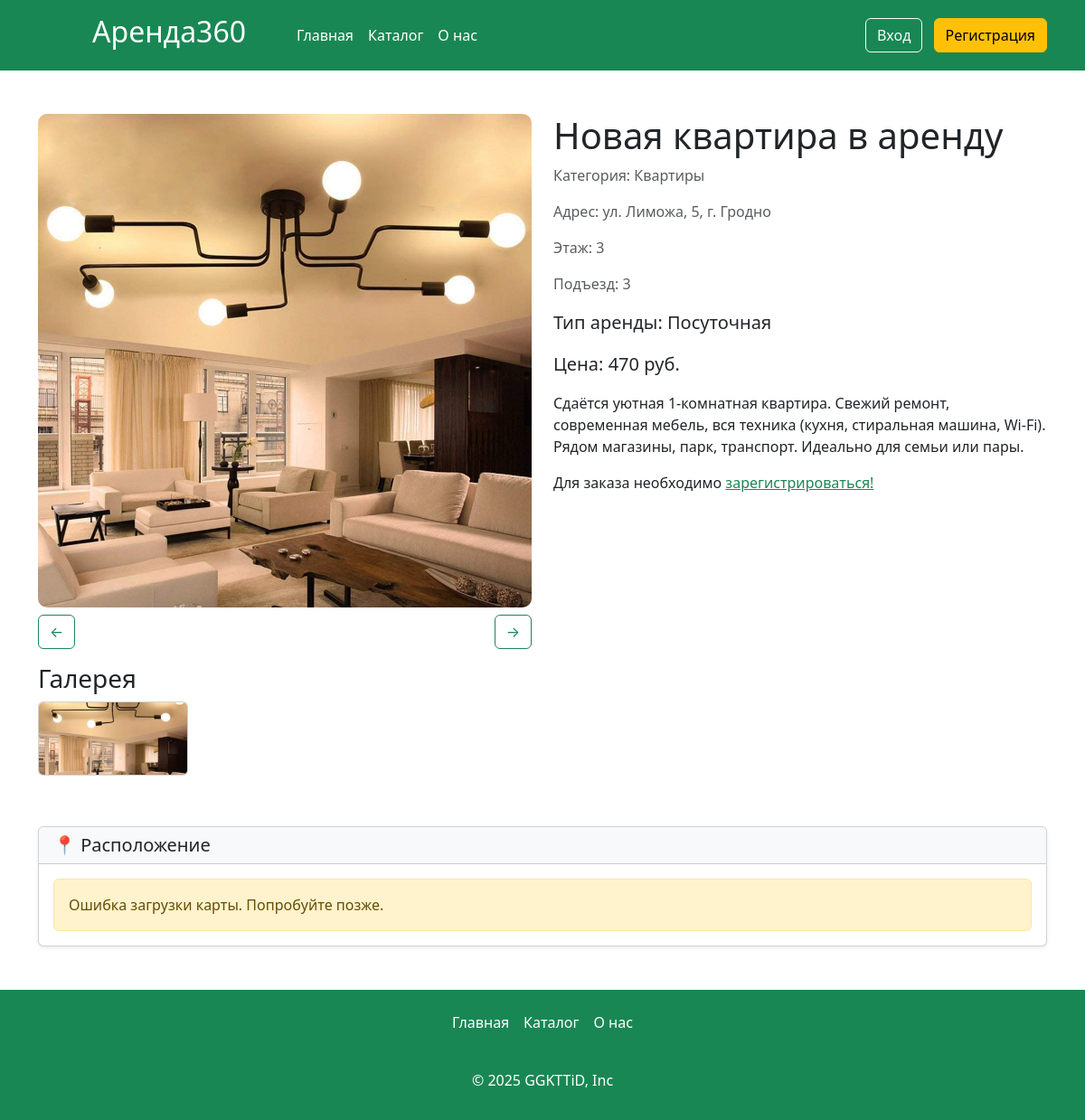
Page /card/5 on the earlier database version.
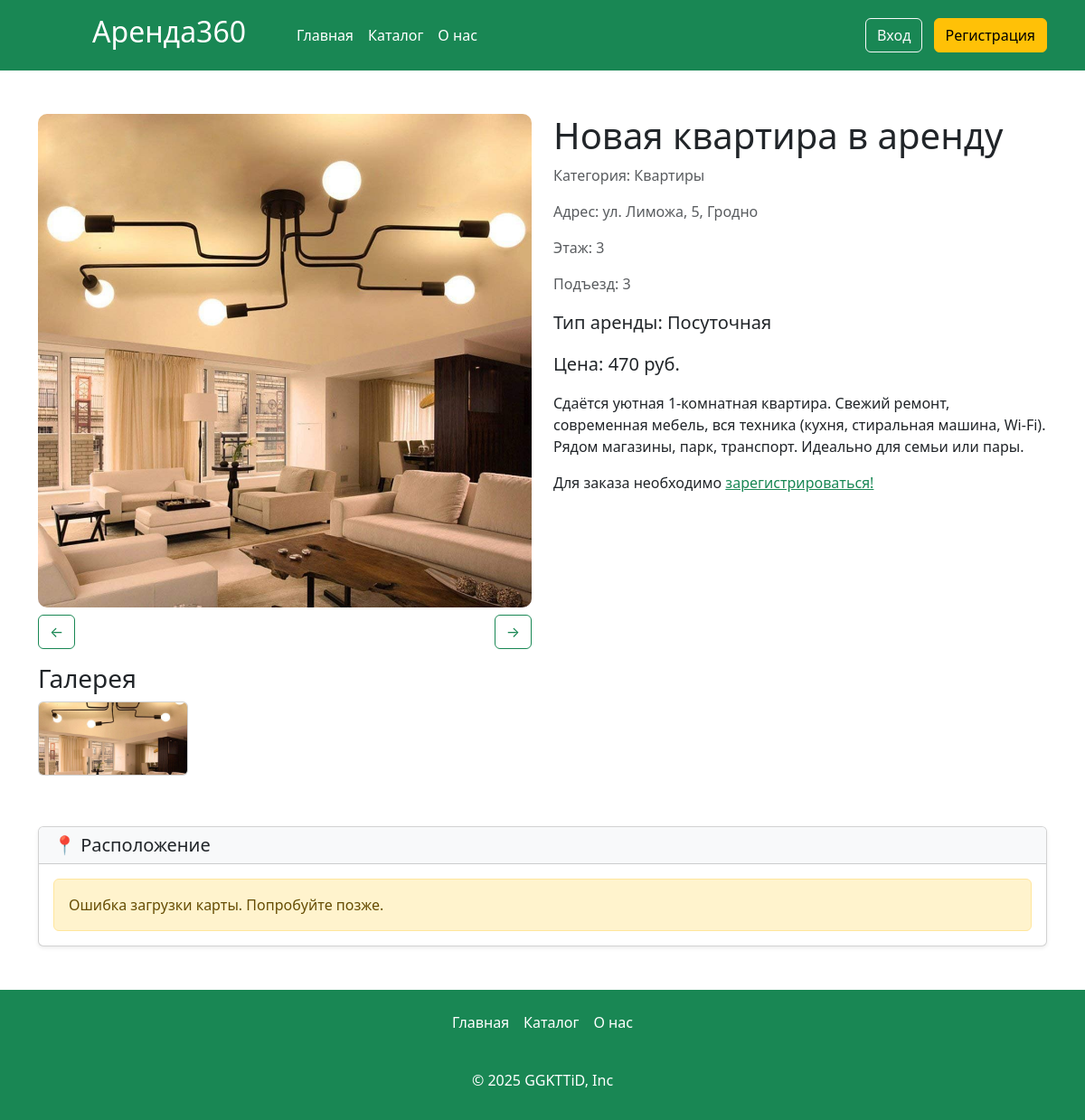
Same page on the later database version.
### app.py (models this page shows, shortened)
class Articles(db.Model):
    id = db.Column(db.Integer,primary_key=True)
    title = db.Column(db.String(100))
    text = db.Column(db.Text)
    image_name = db.Column(db.String(100))
    category = db.Column(db.String(100))
    price = db.Column(db.Integer)
    floor = db.Column(db.Integer)
    entrance = db.Column(db.Integer)
    type_app = db.Column(db.String(100))
    address= db.Column(db.String(100))
    count_rooms = db.Column(db.Integer)
    hide = db.Column(db.Boolean, default=True)
    id_user = db.Column(db.Integer, db.ForeignKey('users.id'))
    orders = db.relationship('Orders', backref='article', lazy=True)
    images = db.relationship('Image', backref='article', lazy=True, cascade="all, delete-orphan")

### app.py (the view, shortened to what this page needs)
@app.route('/card/<int:id>', methods=['GET', 'POST'])
def card(id):
    article = Articles.query.get(id)
    if not article or article.hide:
        abort(404)
    check = Orders.query.filter_by(id_article=article.id).all()
    images = Image.query.filter_by(article_id=id).all()
    return render_template("card.html",article=article,check=check,images=images)

### app.py (called while the page is built)
@app.context_processor
def inject_unread_messages():
    if 'name' in session:
        current_user = Users.query.filter_by(email=session['name']).first()
        unread_count = Messages.query.filter_by(recipient_id=current_user.id, is_read=False).count()
        return dict(unread_messages=unread_count)
    return dict(unread_messages=0)

@app.context_processor
def inject_user():
    def get_user_name():
        if 'name' in session:
            return Users.query.filter_by(email=session['name']).first()
    return dict(active_user=get_user_name())

@app.context_processor
def inject_unread_count():
    if 'name' in session:
        user = Users.query.filter_by(email=session['name']).first()
        if user:
            unread_count = Notification.query.filter_by(user_id=user.id, is_read=False).count()
            return dict(unread_notifications=unread_count)
    return dict(unread_notifications=0)

### templates/card.html (shortened to what this page needs)
{% extends 'base.html' %}
{% block main %}
    <main>
        <div class="container my-5">
            <div class="row">
                <div class="col-md-6">
                    <div class="gallery-main">
                        <img id="mainImage" src="../../static/img/upload/{{article.image_name}}" width="100%" alt="Основное изображение товара">
                        <div class="image-navigation my-2 d-flex justify-content-between">
                            <button class="btn btn-outline-success prev-btn" onclick="prevImage()">←</button>
                            <button class="btn btn-outline-success next-btn" onclick="nextImage()">→</button>
                        </div>
                        <div class="row gallery-thumbnails my-3">
                          <h3>Галерея</h3>
                          <div class="col-md-4 mb-3">
                                <div class="card">
                                    <img src="../../static/img/upload/{{article.image_name}}" onclick="changeImage(this.src)" class="card-img-top" alt="Дополнительное изображение">
                                </div>
                            </div>
                        </div>
                    </div>
                </div>
                <div class="col-md-6">
                    <h1>{{article.title}}</h1>
                    <p class="text-muted">Категория: {{article.category}}</p>
                    <p class="text-muted">Адрес: {{article.address}}</p>
                    {%if article.floor%}
                    <p class="text-muted">Этаж: {{article.floor}}</p>
                    {%endif%}
                    {%if article.entrance%}
                    <p class="text-muted">Подъезд: {{article.entrance}}</p>
                    {%endif%}
                    <p class="lead">Тип аренды: <strong>{{article.type_app}}</strong></p>
                    <p class="lead">Цена: <strong>{{article.price}} руб.</strong></p>
                    {% autoescape false %} {{article.text}} {% endautoescape %}
                   {%if not active_user  %}
                   <p>Для заказа необходимо <a href="/reg" class="text-success">зарегистрироваться!</a> </p>
 {%endif%}
            </div>
        </div>
         <div class="card shadow-sm my-4">
            <div class="card-header bg-light">
                <h5 class="card-title mb-0">📍 Расположение</h5>
            </div>
            <div class="card-body p-0">
                <div id="map-error" class="alert alert-warning m-3 d-none">
                </div>
            </div>
        </div>
    </main>
    {% endblock %}

### templates/base.html (shortened to what this page needs)
<!DOCTYPE html>
<html lang="en">
  <head>
    <link
      href="{{ url_for('static', filename='css/bootstrap.min.css') }}"
      rel="stylesheet"
    />
    <link rel="stylesheet" href="{{ url_for('static', filename='css/style.css') }}" />
    <link rel="stylesheet" href="https://cdn.jsdelivr.net/npm/flatpickr/dist/flatpickr.min.css">
<link
  rel="stylesheet"
  href="https://unpkg.com/leaflet@1.9.4/dist/leaflet.css"
/>
  </head>
  <body>
    <header class="p-3 text-bg-success">
      <div class="container">
        <div
          class="d-flex flex-wrap align-items-center justify-content-center justify-content-lg-start"
        >
          <a
            href="/"
            class="d-flex align-items-center mb-2 mb-lg-0 text-white text-decoration-none"
          >
            <h2>Аренда360</h2>
          </a>
          <ul
            class="nav col-12 col-lg-auto me-lg-auto mx-5 mb-2 justify-content-center mb-md-0"
          >
            <li>
              <a href="/" class="nav-link px-2 text-white">Главная</a>
            </li>
            <li><a href="/catalog" class="nav-link px-2 text-white">Каталог</a></li>
            <li>
              <a href="/about" class="nav-link px-2 text-white">О нас</a>
            </li>
          </ul>
          <div class="text-end">
            {%if 'name' in session and active_user %}
            <a href="/my_chats" class="btn btn-outline-light me-2">Мои чаты <span class="badge bg-danger">{{ unread_messages }}</span></a>
            <a href="/profile" class="btn btn-outline-light me-2 position-relative">
              Профиль
              {% if unread_notifications > 0 %}
            <span class="position-absolute top-0 start-100 translate-middle badge rounded-pill bg-danger">
                {{ unread_notifications }}
            </span>
            {% endif %}
            </a>
            <a href="/logout"  class="btn btn-warning">Выйти</a>
            {% else %}
            <a href="/login" class="btn btn-outline-light me-2">Вход</a>
             <a href="/reg"  class="btn btn-warning">Регистрация</a>
             {%endif%}
          </div>
        </div>
      </div>
    </header>
    {% block main %} {% endblock %}
    <footer class="py-3 text-bg-success">
      <ul class="nav justify-content-center pb-3 mb-3">
        <li class="nav-item">
          <a href="/" class="nav-link px-2 text-white">Главная</a>
        </li>
        <li class="nav-item">
          <a href="/catalog" class="nav-link px-2 text-white">Каталог</a>
        </li>
        <li class="nav-item">
          <a href="/about" class="nav-link px-2 text-white">О нас</a>
        </li>
      </ul>
      <p class="text-center text-body-white">© 2025 GGKTTiD, Inc</p>
    </footer>
  </body>
</html>

### static/css/style.css (style rules this page uses)
html { height: 100%; }
body { display: flex; flex-direction: column; height: 100%; background-color: #ffff; border-radius: 30px; }
main { flex: 1 0 auto; }
footer { flex: 0 0 auto; }
.gallery-main img { width: 100%; height: auto; border-radius: 10px; }
.gallery-thumbnails img { width: 100%; height: 80px; object-fit: cover; border-radius: 5px; cursor: pointer; transition: opacity 0.3s; }
.card { transition: box-shadow 0.3s; }

Differences in the rows shown:
changed Articles "Новая квартира в аренду": address "ул. Лиможа, 5, г. Гродно" → "ул. Лиможа, 5, Гродно"
